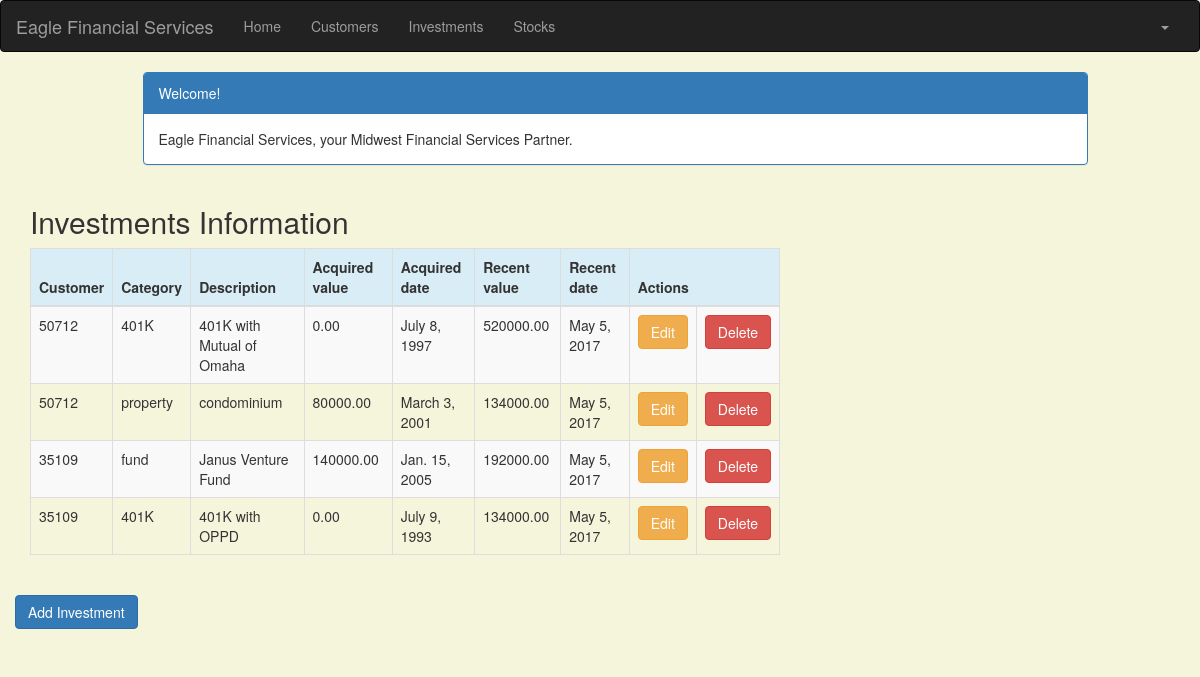
The app's page /investment/ (signed in) with its own data.
### portfolio/models.py (models this page shows, shortened)
class Investment(models.Model):
    customer = models.ForeignKey(Customer, related_name='investments')
    category = models.CharField(max_length=50)
    description = models.CharField(max_length=200)
    acquired_value = models.DecimalField(max_digits=10, decimal_places=2)
    acquired_date = models.DateField(default=timezone.now)
    recent_value = models.DecimalField(max_digits=10, decimal_places=2)
    recent_date = models.DateField(default=timezone.now, blank=True, null=True)

class Customer(models.Model):
    name = models.CharField(max_length=50)
    address = models.CharField(max_length=200)
    cust_number = models.IntegerField(blank=False, null=False)
    city = models.CharField(max_length=50)
    state = models.CharField(max_length=50)
    zipcode = models.CharField(max_length=10)
    email = models.EmailField(max_length=200)
    cell_phone = models.CharField(max_length=50)
    created_date = models.DateTimeField(
        default=timezone.now)
    updated_date = models.DateTimeField(auto_now_add=True)
    def __str__(self):
        return str(self.cust_number)

### portfolio/views.py (the view)
# urls.py: url(r'^investment/$', views.investment_list, name='investment_list'),
@login_required
def investment_list(request):
   investments = Investment.objects.filter(acquired_date__lte=timezone.now())
   return render(request, 'portfolio/investment_list.html', {'investments': investments})

### portfolio/templates/portfolio/investment_list.html (shortened to what this page needs)
{% extends 'portfolio/base.html' %}
{% block content %}
    <!DOCTYPE html>
    <html>
    <head>
        <link rel="stylesheet" href="https://maxcdn.bootstrapcdn.com/bootstrap/3.3.4/css/bootstrap.min.css">
    </head>
    <body>
    <div class="container">
        <div class="row">
            <div class="col-md-10 col-md-offset-1">
                <div class="panel panel-primary">
                    <div class="panel-heading">Welcome!</div>
                    <div class="panel-body">
                        Eagle Financial Services, your Midwest Financial Services Partner.
                    </div>
                </div>
            </div>
        </div>
    </div>
    <div class="row">
        <h2 style="padding-left: 15Px">Investments Information</h2>
    </div>
    <div>
        <table class="table table-striped table-bordered table-hover">
            <thead>
            <tr class="bg-info">
                <th>Customer</th>
                <th>Category</th>
                <th>Description</th>
                <th>Acquired value</th>
                <th>Acquired date</th>
                <th>Recent value</th>
                <th>Recent date</th>
                <th colspan="3">Actions</th>
            </tr>
            </thead>
            <tbody>
            {% for investment in investments %}
                <tr>
                    <td>{{ investment.customer }}</td>
                    <td>{{ investment.category }}</td>
                    <td>{{ investment.description }}</td>
                    <td>{{ investment.acquired_value }}</td>
                    <td>{{ investment.acquired_date }}</td>
                    <td>{{ investment.recent_value }}</td>
                    <td>{{ investment.recent_date }}</td>
                    <td><a href="{% url 'portfolio:investment_edit' pk=investment.pk %}"
                           class="btn btn-warning">Edit</a></td>
                    <td><a href="{% url 'portfolio:investment_delete' pk=investment.pk %}"
                           onclick="return confirm('Are you sure you want to delete?')"
                           class="btn btn-danger">Delete</a>
                    </td>
                </tr>
            {% endfor %}
            </tbody>
        </table>
     <div class="row">
            <a href="{% url 'portfolio:investment_new' %}" class="row"><span
                    class="btn btn-primary">Add Investment</span></a>
        </div>
    </div>
    </body>
    </html>
{% endblock %}

### portfolio/templates/portfolio/investment_list.html (style rules this page uses)
body { background-color: beige; }

### records on screen
Investment: customer "50712", category "401K", description "401K with Mutual of Omaha", acquired_value "0.00", acquired_date "July 8, 1997", recent_value "520000.00", recent_date "May 5, 2017"
Investment: customer "50712", category "property", description "condominium", acquired_value "80000.00", acquired_date "March 3, 2001", recent_value "134000.00", recent_date "May 5, 2017"
Investment: customer "35109", category "fund", description "Janus Venture Fund", acquired_value "140000.00", acquired_date "Jan. 15, 2005", recent_value "192000.00", recent_date "May 5, 2017"
Investment: customer "35109", category "401K", description "401K with OPPD", acquired_value "0.00", acquired_date "July 9, 1993", recent_value "134000.00", recent_date "May 5, 2017"
